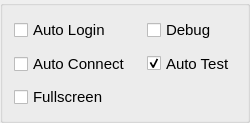
    <widget class="QGroupBox" name="groupBox_5">
     <property name="sizePolicy">
      <sizepolicy hsizetype="Preferred" vsizetype="Preferred">
       <horstretch>0</horstretch>
       <verstretch>0</verstretch>
      </sizepolicy>
     </property>
     <property name="minimumSize">
      <size>
       <width>0</width>
       <height>74</height>
      </size>
     </property>
     <property name="layoutDirection">
      <enum>Qt::LeftToRight</enum>
     </property>
     <property name="autoFillBackground">
      <bool>false</bool>
     </property>
     <property name="title">
      <string/>
     </property>
     <property name="flat">
      <bool>false</bool>
     </property>
     <property name="checkable">
      <bool>false</bool>
     </property>
     <layout class="QGridLayout" name="gridLayout">
      <property name="sizeConstraint">
       <enum>QLayout::SetDefaultConstraint</enum>
      </property>
      <property name="horizontalSpacing">
       <number>16</number>
      </property>
      <property name="verticalSpacing">
       <number>8</number>
      </property>
      <item row="1" column="0">
       <widget class="QCheckBox" name="checkBox_connect">
        <property name="minimumSize">
         <size>
          <width>0</width>
          <height>26</height>
         </size>
        </property>
        <property name="font">
         <font>
          <pointsize>11</pointsize>
         </font>
        </property>
        <property name="toolTip">
         <string>The application will try connecting on startup</string>
        </property>
        <property name="text">
         <string>Auto Connect</string>
        </property>
       </widget>
      </item>
      <item row="0" column="1">
       <widget class="QCheckBox" name="checkBox_debug">
        <property name="minimumSize">
         <size>
          <width>0</width>
          <height>26</height>
         </size>
        </property>
        <property name="font">
         <font>
          <pointsize>11</pointsize>
         </font>
        </property>
        <property name="toolTip">
         <string>The application will print out more info to the terminal</string>
        </property>
        <property name="text">
         <string>Debug</string>
        </property>
       </widget>
      </item>
      <item row="0" column="0">
       <widget class="QCheckBox" name="checkBox_logon">
        <property name="minimumSize">
         <size>
          <width>0</width>
          <height>26</height>
         </size>
        </property>
        <property name="font">
         <font>
          <pointsize>11</pointsize>
         </font>
        </property>
        <property name="toolTip">
         <string notr="true">This disables logging in</string>
        </property>
        <property name="text">
         <string>Auto Login</string>
        </property>
       </widget>
      </item>
      <item row="1" column="1">
       <widget class="QCheckBox" name="checkBox_test">
        <property name="minimumSize">
         <size>
          <width>0</width>
          <height>25</height>
         </size>
        </property>
        <property name="font">
         <font>
          <pointsize>11</pointsize>
         </font>
        </property>
        <property name="toolTip">
         <string>Automatically start testing after programming</string>
        </property>
        <property name="text">
         <string>Auto Test</string>
        </property>
        <property name="iconSize">
         <size>
          <width>20</width>
          <height>20</height>
         </size>
        </property>
        <property name="checked">
         <bool>true</bool>
        </property>
        <property name="tristate">
         <bool>false</bool>
        </property>
       </widget>
      </item>
      <item row="2" column="0">
       <widget class="QCheckBox" name="checkBox_fullscreen">
        <property name="font">
         <font>
          <pointsize>11</pointsize>
         </font>
        </property>
        <property name="toolTip">
         <string>Display the window in fullscreen</string>
        </property>
        <property name="text">
         <string>Fullscreen</string>
        </property>
       </widget>
      </item>
     </layout>
    </widget>
